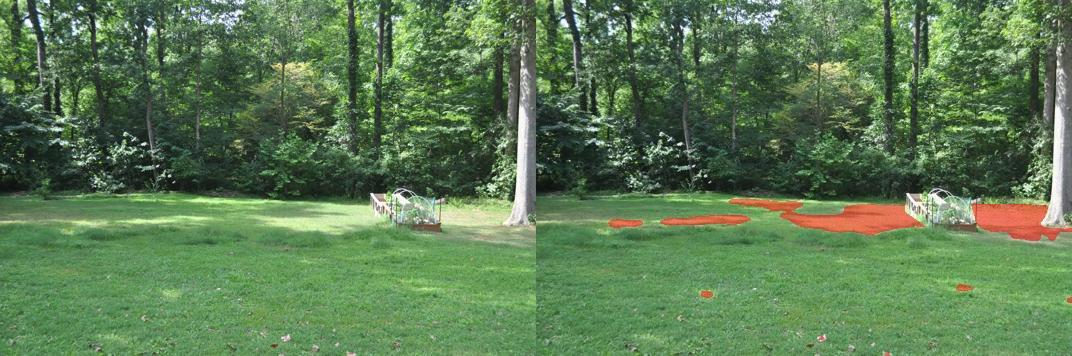
#> input picture DSC_0289.JPG, 1072 x 356 px, given as the content of the folder C:/Users/danie/Documents/Python/Sunlighttest/Test2, which was not available
$ python resizeImages.py
#> lines starting #> are read from the running program, lines starting #| are printed output that depends on the picture
import os

from PIL import Image

inputPath = r'C:\Users\danie\Documents\Python\Sunlighttest\Test2'

imgs = [file for file in os.listdir(inputPath) if '.' in file and file.split('.')[1].lower() == 'jpg']

for img in imgs:
    print('Resizing {}...'.format(img))
    input = Image.open(inputPath + '\\' + img)
#> input is the input picture: PIL image 1072x356 RGB; mean R, G, B 92.3, 123.1, 82.9
    w, h = (int(input.width / 4), int(input.height / 4))
#> w = 268; h = 89
    print(w,h)
#| 268 89
    input = input.resize((w,h))
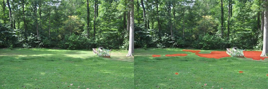
#> input: PIL image 268x89 RGB; mean R, G, B 92.3, 123, 82.9
    input.save(inputPath + '\\' + img)

print('done')

$ run again, on backyard.jpg
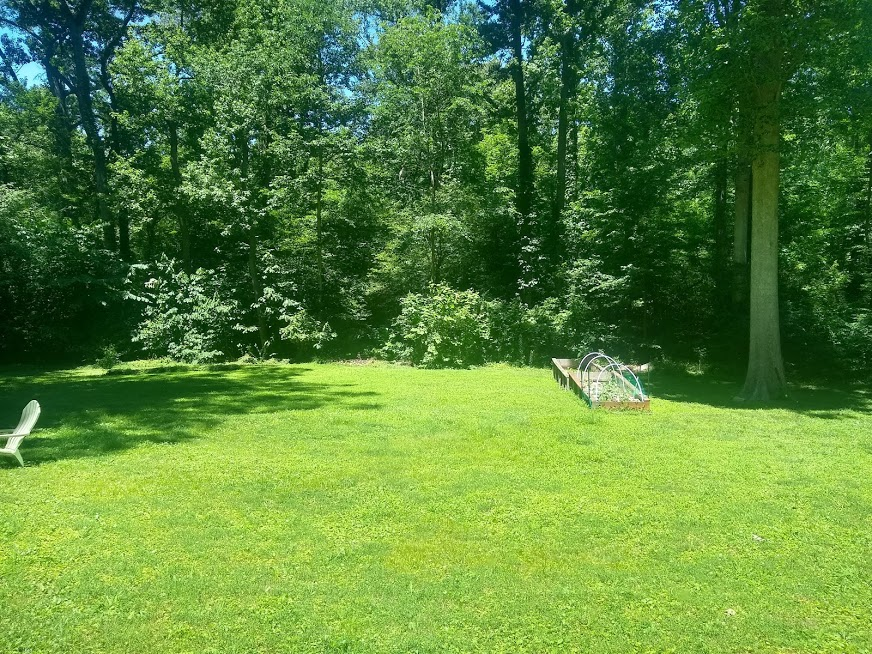
#> input picture backyard.jpg, 872 x 654 px, given as the content of the folder C:/Users/danie/Documents/Python/Sunlighttest/Test2, which was not available
#> input is the input picture: PIL image 872x654 RGB; mean R, G, B 91.4, 134, 59.6
#| 218 163
#> `input = input.resize((w,h))`:
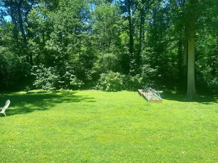
#> input: PIL image 218x163 RGB; mean R, G, B 91.4, 134, 59.6
